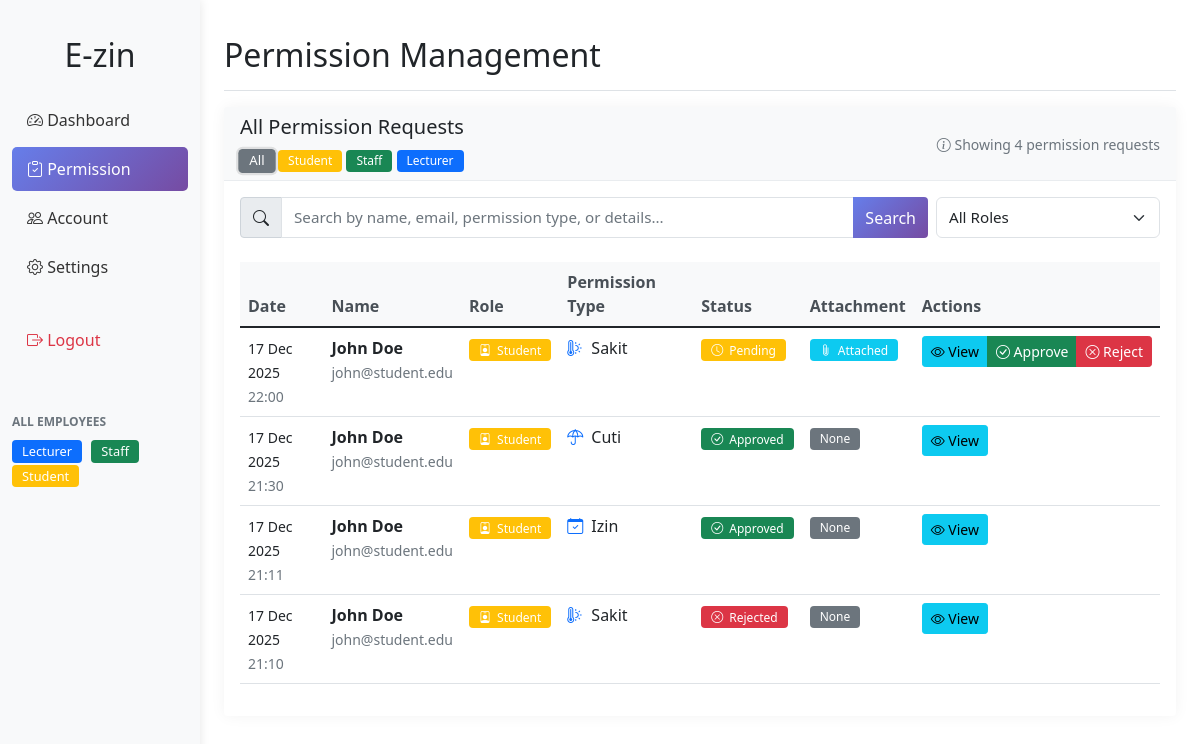
Page /permissions.php (signed in) on the earlier database version.
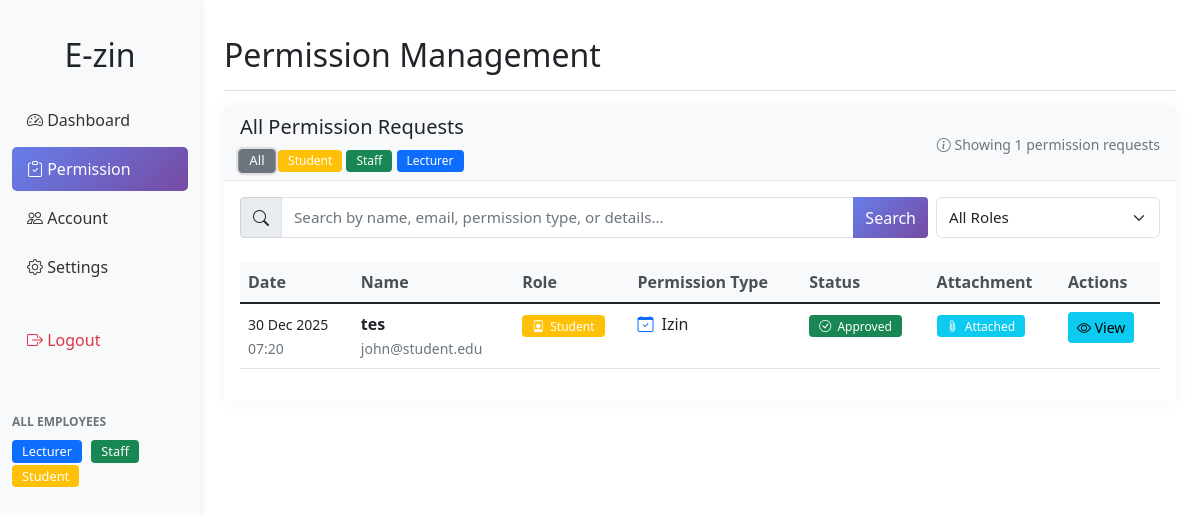
Same page on the later database version.
### tables this page shows
CREATE TABLE `permissions` (
  `id` int(11) NOT NULL,
  `user_id` varchar(50) DEFAULT NULL,
  `lecturer_id` varchar(50) DEFAULT NULL,
  `name` varchar(100) DEFAULT NULL,
  `role` enum('lecturer','staff','student') DEFAULT NULL,
  `permission_type` varchar(100) DEFAULT NULL,
  `detail_permission` text DEFAULT NULL,
  `status` enum('pending','approved','rejected') DEFAULT 'pending',
  `created_at` timestamp NOT NULL DEFAULT current_timestamp(),
  `start_date` date DEFAULT NULL,
  `end_date` date DEFAULT NULL,
  `attachment_file` varchar(255) DEFAULT NULL,
  `file_type` varchar(50) DEFAULT NULL,
  `file_size` int(11) DEFAULT NULL
);

CREATE TABLE `employees` (
  `id` int(11) NOT NULL,
  `user_id` varchar(50) DEFAULT NULL,
  `name` varchar(100) DEFAULT NULL,
  `email` varchar(100) DEFAULT NULL,
  `subject` varchar(255) DEFAULT NULL,
  `role` enum('lecturer','staff','student') DEFAULT NULL,
  `phone` varchar(20) DEFAULT NULL,
  `department` varchar(100) DEFAULT NULL,
  `status` enum('active','inactive') DEFAULT 'active',
  `created_at` timestamp NOT NULL DEFAULT current_timestamp()
);

### permissions.php (the view, shortened to what this page needs)
<?php
require_once 'includes/header.php';
require_once 'config/database.php';
$search = isset($_GET['search']) ? $_GET['search'] : '';
$filter = isset($_GET['filter']) ? $_GET['filter'] : 'all';
$query = "SELECT p.*, e.name, e.role, e.email FROM permissions p
          JOIN employees e ON p.user_id = e.user_id WHERE 1=1";
$params = [];
$query .= " ORDER BY p.created_at DESC";
$stmt = $pdo->prepare($query);
$stmt->execute($params);
$permissions = $stmt->fetchAll();
?>
<div class="d-flex justify-content-between flex-wrap flex-md-nowrap align-items-center pt-3 pb-2 mb-3 border-bottom">
    <h1 class="h2">Permission Management</h1>
</div>
<div class="card">
    <div class="card-header">
        <div class="d-flex justify-content-between align-items-center">
            <div>
                <h5 class="mb-0">All Permission Requests</h5>
                <div class="mt-2">
                    <a href="?filter=all" class="badge bg-secondary text-decoration-none <?php echo $filter == 'all' ? 'active' : ''; ?>">All</a>
                    <a href="?filter=student" class="badge bg-warning text-decoration-none <?php echo $filter == 'student' ? 'active' : ''; ?>">Student</a>
                    <a href="?filter=staff" class="badge bg-success text-decoration-none <?php echo $filter == 'staff' ? 'active' : ''; ?>">Staff</a>
                    <a href="?filter=lecturer" class="badge bg-primary text-decoration-none <?php echo $filter == 'lecturer' ? 'active' : ''; ?>">Lecturer</a>
                </div>
            </div>
            <div class="text-end">
                <small class="text-muted">
                    <i class="bi bi-info-circle"></i>
                    Showing <?php echo count($permissions); ?> permission requests
                </small>
            </div>
        </div>
    </div>
    <div class="card-body">
        <form method="GET" action="" class="mb-4">
            <div class="row g-2">
                <div class="col-md-9">
                    <div class="input-group">
                        <span class="input-group-text"><i class="bi bi-search"></i></span>
                        <input type="text" class="form-control" name="search"
                               placeholder="Search by name, email, permission type, or details..."
                               value="<?php echo htmlspecialchars($search); ?>">
                        <button class="btn btn-primary" type="submit">Search</button>
                    </div>
                </div>
                <div class="col-md-3">
                    <select class="form-select" name="filter" onchange="this.form.submit()">
                        <option value="all" <?php echo $filter == 'all' ? 'selected' : ''; ?>>All Roles</option>
                    </select>
                </div>
            </div>
        </form>
        <div class="table-responsive">
            <table class="table table-hover">
                <thead>
                    <tr>
                        <th>Date</th>
                        <th>Name</th>
                        <th>Role</th>
                        <th>Permission Type</th>
                        <th>Status</th>
                        <th>Attachment</th>
                        <th>Actions</th>
                    </tr>
                </thead>
                <tbody>
                    <?php if(count($permissions) > 0): ?>
                        <?php foreach($permissions as $perm): ?>
                        <tr>
                            <td>
                                <small><?php echo date('d M Y', strtotime($perm['created_at'])); ?></small><br>
                                <small class="text-muted"><?php echo date('H:i', strtotime($perm['created_at'])); ?></small>
                            </td>
                            <td>
                                <strong><?php echo htmlspecialchars($perm['name']); ?></strong><br>
                                <small class="text-muted"><?php echo htmlspecialchars($perm['email']); ?></small>
                            </td>
                            <td>
                                <span class="badge bg-<?php echo $perm['role'] == 'lecturer' ? 'primary' : ($perm['role'] == 'staff' ? 'success' : 'warning'); ?>">
                                    <i class="bi bi-<?php echo $perm['role'] == 'lecturer' ? 'person' : ($perm['role'] == 'staff' ? 'briefcase' : 'person-badge'); ?>"></i>
                                    <?php echo ucfirst($perm['role']); ?>
                                </span>
                            </td>
                            <td>
                                <div class="d-flex align-items-center">
                                    <i class="bi bi-<?php
                                        echo $perm['permission_type'] == 'Sakit' ? 'thermometer-sun' :
                                               ($perm['permission_type'] == 'Izin' ? 'calendar-check' :
                                               ($perm['permission_type'] == 'Cuti' ? 'umbrella' : 'clipboard-check'));
                                    ?> me-2 text-primary"></i>
                                    <?php echo $perm['permission_type']; ?>
                                </div>
                            </td>
                            <td>
                                <span class="badge bg-<?php echo $perm['status'] == 'approved' ? 'success' : ($perm['status'] == 'rejected' ? 'danger' : 'warning'); ?>">
                                    <i class="bi bi-<?php echo $perm['status'] == 'approved' ? 'check-circle' : ($perm['status'] == 'rejected' ? 'x-circle' : 'clock'); ?>"></i>
                                    <?php echo ucfirst($perm['status']); ?>
                                </span>
                            </td>
                            <td>
                                <?php if(!empty($perm['attachment_file'])): ?>
                                    <span class="badge bg-info">
                                        <i class="bi bi-paperclip"></i> Attached
                                    </span>
                                <?php else: ?>
                                    <span class="badge bg-secondary">None</span>
                                <?php endif; ?>
                            </td>
                            <td>
                                <div class="btn-group btn-group-sm">
                                    <button class="btn btn-info" data-bs-toggle="modal"
                                            data-bs-target="#detailModal<?php echo $perm['id']; ?>">
                                        <i class="bi bi-eye"></i> View
                                    </button>
                                    <?php if($perm['status'] == 'pending'): ?>
                                        <a href="?action=approve&id=<?php echo $perm['id']; ?>&filter=<?php echo $filter; ?>&search=<?php echo urlencode($search); ?>"
                                           class="btn btn-success"
                                           onclick="return confirm('Approve this permission request?')">
                                            <i class="bi bi-check-circle"></i> Approve
                                        </a>
                                        <a href="?action=reject&id=<?php echo $perm['id']; ?>&filter=<?php echo $filter; ?>&search=<?php echo urlencode($search); ?>"
                                           class="btn btn-danger"
                                           onclick="return confirm('Reject this permission request?')">
                                            <i class="bi bi-x-circle"></i> Reject
                                        </a>
                                    <?php endif; ?>
                                </div>
                            </td>
                        </tr>
                        <?php endforeach; ?>
                    <?php endif; ?>
                </tbody>
            </table>
        </div>
    </div>
</div>
<?php require_once 'includes/footer.php'; ?>

### includes/header.php (shortened to what this page needs)
<!DOCTYPE html>
<html lang="id">
<head>
    <link href="https://cdn.jsdelivr.net/npm/bootstrap@5.1.3/dist/css/bootstrap.min.css" rel="stylesheet">
    <link rel="stylesheet" href="https://cdn.jsdelivr.net/npm/bootstrap-icons@1.8.1/font/bootstrap-icons.css">
    <link rel="stylesheet" href="css/style.css">
</head>
<body>
    <div class="container-fluid">
        <div class="row">
            <nav id="sidebar" class="col-md-3 col-lg-2 d-md-block bg-light sidebar">
                <div class="position-sticky pt-3">
                    <h2 class="text-center mb-4">E-zin</h2>
                    <ul class="nav flex-column">
                        <li class="nav-item">
                            <a class="nav-link <?php echo basename($_SERVER['PHP_SELF']) == 'dashboard.php' ? 'active' : ''; ?>" href="dashboard.php">
                                <i class="bi bi-speedometer2"></i> Dashboard
                            </a>
                        </li>
                        <li class="nav-item">
                            <a class="nav-link <?php echo basename($_SERVER['PHP_SELF']) == 'permissions.php' ? 'active' : ''; ?>" href="permissions.php">
                                <i class="bi bi-clipboard-check"></i> Permission
                            </a>
                        </li>
                        <li class="nav-item">
                            <a class="nav-link <?php echo basename($_SERVER['PHP_SELF']) == 'employees.php' ? 'active' : ''; ?>" href="employees.php">
                                <i class="bi bi-people"></i> Account
                            </a>
                        </li>
                        <li class="nav-item">
                            <a class="nav-link <?php echo basename($_SERVER['PHP_SELF']) == 'settings.php' ? 'active' : ''; ?>" href="settings.php">
                                <i class="bi bi-gear"></i> Settings
                            </a>
                        </li>
                        <li class="nav-item mt-4">
                            <a class="nav-link text-danger" href="logout.php">
                                <i class="bi bi-box-arrow-right"></i> Logout
                            </a>
                        </li>
                    </ul>
                    <div class="mt-5">
                        <h6 class="sidebar-heading">All Employees</h6>
                        <div class="employee-categories">
                            <span class="badge bg-primary">Lecturer</span>
                            <span class="badge bg-success">Staff</span>
                            <span class="badge bg-warning">Student</span>
                        </div>
                    </div>
                </div>
            </nav>
            <main class="col-md-9 ms-sm-auto col-lg-10 px-md-4">

### includes/footer.php (shortened to what this page needs)
            </main>
        </div>
    </div>
</body>
</html>

### css/style.css (style rules this page uses)
#sidebar { min-height: 100vh; box-shadow: 0 0 10px rgba(0,0,0,0.1); }
.sidebar { padding-top: 20px; }
.sidebar-heading { font-size: 0.75rem; text-transform: uppercase; color: #6c757d; font-weight: bold; }
.employee-categories .badge { margin-right: 5px; padding: 5px 10px; font-size: 0.8rem; }
.nav-link { color: #333; padding: 10px 15px; border-radius: 5px; margin-bottom: 5px; }
.nav-link.active { background: linear-gradient(135deg, #667eea 0%, #764ba2 100%); color: white; }
main { padding-top: 20px; }
.table th { background-color: #f8f9fa; border-top: none; font-weight: 600; color: #495057; }
.card { border: none; box-shadow: 0 0 15px rgba(0,0,0,0.05); margin-bottom: 20px; }
.card-header { background-color: #f8f9fa; border-bottom: 1px solid #e9ecef; }
.badge { padding: 5px 10px; font-weight: 500; }
.badge.active { transform: scale(1.1); }
.btn-primary { background: linear-gradient(135deg, #667eea 0%, #764ba2 100%); border: none; }
.form-control, .form-select { border: 1px solid #dee2e6; border-radius: 6px; padding: 8px 12px; font-size: 0.95rem; }
.btn-group-sm .btn { padding: 0.25rem 0.5rem; font-size: 0.875rem; }
.badge i { margin-right: 3px; }
td:last-child { white-space: nowrap; width: 100px; }

### permissions.php (style rules this page uses)
.badge.active { transform: scale(1.1); box-shadow: 0 0 0 2px rgba(0,0,0,0.1); }
.btn-group-sm .btn { padding: 0.25rem 0.5rem; font-size: 0.875rem; }

Differences in the rows shown:
removed permissions: created_at "17 Dec 2025", created_at "22:00", employees.name "John Doe", employees.email "john@student.edu", employees.role "Student", permission_type "Sakit", status "Pending", shows "Attached"
removed permissions: created_at "17 Dec 2025", created_at "21:30", employees.name "John Doe", employees.email "john@student.edu", employees.role "Student", permission_type "Cuti", status "Approved", shows "None"
removed permissions: created_at "17 Dec 2025", created_at "21:11", employees.name "John Doe", employees.email "john@student.edu", employees.role "Student", permission_type "Izin", status "Approved", shows "None"
removed permissions: created_at "17 Dec 2025", created_at "21:10", employees.name "John Doe", employees.email "john@student.edu", employees.role "Student", permission_type "Sakit", status "Rejected", shows "None"
added permissions: created_at "30 Dec 2025", created_at "07:20", employees.name "tes", employees.email "john@student.edu", employees.role "Student", permission_type "Izin", status "Approved", shows "Attached"
Other differences:
count($permissions): "4" → "1"
